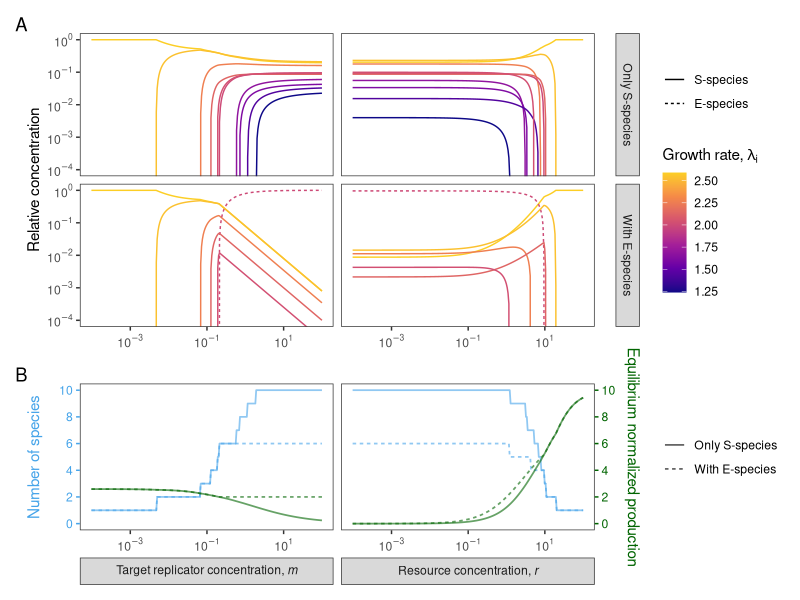

R code for this plot:
library(tidyverse)
library(patchwork)



dat <- read_tsv("../data/eco_data.tsv", col_types = "cldicdddi") |>
  # Change from absolute to relative concentrations:
  mutate(conc = conc / sum(conc), .by = c(param, expType, paramValue)) |>
  filter(conc > 0) |>
  mutate(
    species = as_factor(species),
    type = fct_relevel(type, "S-species", "E-species"),
    param = as_factor(ifelse(param == "m",
                             "'Target replicator concentration,'~italic('m')",
                             "'Resource concentration,'~italic('r')")),
    expType = ifelse(expType, "With E-species", "Only S-species")
  )


p1 <- dat |>
  ggplot(aes(x = paramValue, y = conc, color = growthRate,
             group = species, linetype = type)) +
  geom_line() +
  scale_x_log10(labels = scales::label_log()) +
  scale_y_log10(labels = scales::label_log()) +
  scale_color_viridis_c(option = "C", end = 0.9) +
  labs(x = NULL, y = "Relative concentration",
       linetype = NULL, color = expression(paste("Growth rate, ", lambda[i]))) +
  facet_grid(expType ~ param, labeller = labeller(.cols = label_parsed)) +
  coord_cartesian(ylim = c(1e-4, NA)) +
  theme_bw() +
  theme(panel.grid = element_blank(),
        strip.placement = "outside",
        strip.text.x = element_blank())


p2 <- dat |>
  pivot_longer(excessProd | numTypes) |>
  mutate(name = fct_relevel(name, "numTypes", "excessProd")) |>
  ggplot(aes(x = paramValue, y = value, color = name, linetype = expType)) +
  geom_line(linewidth = 0.6, alpha = 0.6) +
  facet_wrap(~ param, labeller = label_parsed, strip.position = "bottom") +
  scale_x_log10(labels = scales::label_log()) +
  scale_y_continuous(
    name = "Number of species",
    breaks = (0:5) * 2,
    limits = c(0, 10),
    sec.axis = dup_axis(name = "Equilibrium normalized production")
  ) +
  scale_color_manual(
    values = c("numTypes" = "#46A4E9", "excessProd" = "darkgreen"),
    guide = "none"
  ) +
  labs(x = NULL, color = NULL, linetype = NULL) +
  theme_bw() +
  theme(panel.grid = element_blank(),
        strip.placement = "outside",
        axis.title.y.left = element_text(color = "#46A4E9"),
        axis.text.y.left = element_text(color = "#46A4E9"),
        axis.ticks.y.left = element_line(color = "#46A4E9"),
        axis.title.y.right = element_text(color = "darkgreen"),
        axis.text.y.right = element_text(color = "darkgreen"),
        axis.ticks.y.right = element_line(color = "darkgreen"))



p <- (p1 / p2 +
        plot_layout(heights = c(2, 1), tag_level = "new") +
        plot_annotation(tag_levels = list(c("A", "B"), "1")))

show(p)
#ggsave("../figures/Fig_2.pdf", device = cairo_pdf, width = 8, height = 7)
